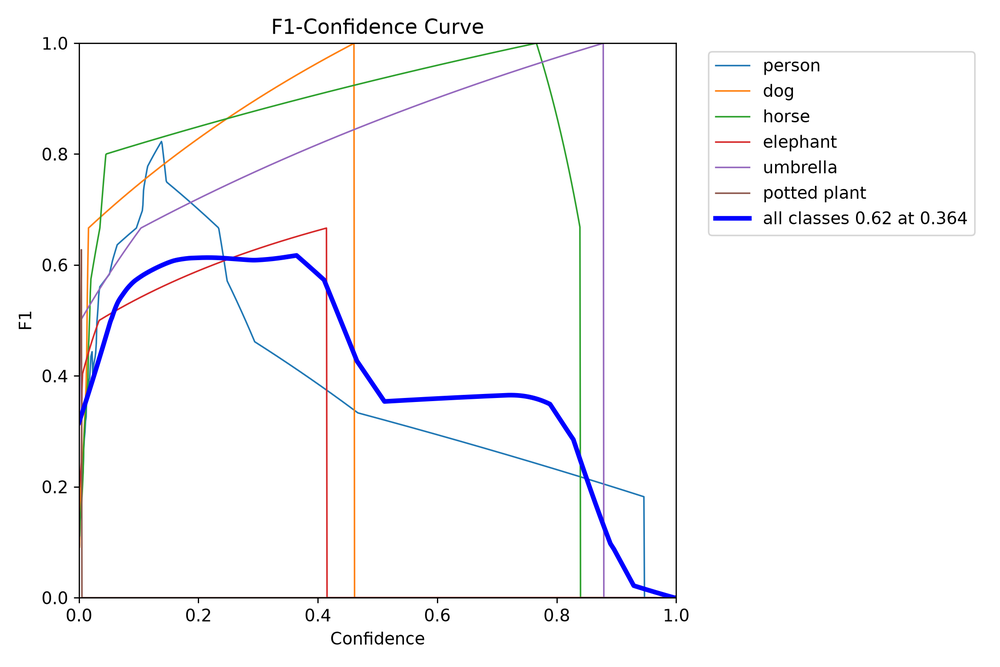
#> input picture runs/segment/train/BoxF1_curve.png, 1000 x 667 px, shrunk from 2250 x 1500 before the run; its folder holds only this picture in this run
$ python clahe_script.py
#> lines starting #> are read from the running program, lines starting #| are printed output that depends on the picture
import os
import shutil
import cv2
from pathlib import Path

def melhorar_imagem_subaquatica(img_path, output_path):
    """
    Aplica CLAHE no canal L (Luminância) do espaço de cores LAB
    com tratamento de erros de leitura e canais.
    """
    try:
        img = cv2.imread(str(img_path))

        # Verifica se a imagem foi lida corretamente e possui 3 canais (BGR)
        if img is None or img.ndim != 3 or img.shape[2] != 3:
            print(f"[AVISO] Imagem inválida ou sem 3 canais ignorada: {img_path.name}")
            return False

        # Converte para espaço LAB
        lab = cv2.cvtColor(img, cv2.COLOR_BGR2LAB)
        l, a, b = cv2.split(lab)

        # Aplica CLAHE no canal de Luminância
        clahe = cv2.createCLAHE(clipLimit=2.0, tileGridSize=(8, 8))
        cl = clahe.apply(l)

        # Recombina e retorna para BGR
        limg = cv2.merge((cl, a, b))
        enhanced = cv2.cvtColor(limg, cv2.COLOR_LAB2BGR)

        cv2.imwrite(str(output_path), enhanced)
        return True

    except Exception as e:
        print(f"[ERRO] Falha ao processar {img_path.name}: {e}")
        return False

def gerar_dataset_enhanced(origem_dir="./dataset_yolo_final", destino_dir="./dataset_yolo_enhanced"):
#> called with origem_dir = './dataset_yolo_final', destino_dir = './dataset_yolo_clahe'
    origem = Path(origem_dir)
    destino = Path(destino_dir)

    extensoes_validas = {".jpg", ".jpeg", ".png", ".bmp"}

    print(f"--- Iniciando processamento: {origem} -> {destino} ---")

    for split in ["train", "val"]:
        img_src = origem / "images" / split
        img_dst = destino / "images" / split
        label_src = origem / "labels" / split
        label_dst = destino / "labels" / split

        # Cria diretórios de destino
        img_dst.mkdir(parents=True, exist_ok=True)
        label_dst.mkdir(parents=True, exist_ok=True)

        # 1. Copiar arquivos de label (.txt) intactos para manter as anotações
        if label_src.exists():
            labels = list(label_src.glob("*.txt"))
            for lbl in labels:
                shutil.copy(lbl, label_dst / lbl.name)
            print(f"[{split.upper()}] Copiados {len(labels)} arquivos de label (.txt).")
        else:
            print(f"[{split.upper()}] AVISO: Pasta de labels não encontrada em {label_src}!")

        # 2. Processar imagens com CLAHE
        imagens = [f for f in img_src.glob("*.*") if f.suffix.lower() in extensoes_validas]
        print(f"[{split.upper()}] Processando {len(imagens)} imagens com CLAHE...")

        sucessos = 0
        for idx, img_file in enumerate(imagens, start=1):
            out_file = img_dst / img_file.name
            ok = melhorar_imagem_subaquatica(img_file, out_file)
#> in melhorar_imagem_subaquatica, img is the input picture: shape (667, 1000, 3); mean B, G, R 249.6, 248.2, 248.5
#> in melhorar_imagem_subaquatica, `lab = cv2.cvtColor(img, cv2.COLOR_BGR2LAB)`: lab: shape (667, 1000, 3); mean of channels 0, 1, 2 249.1, 128.6, 127.5
#> in melhorar_imagem_subaquatica, `l, a, b = cv2.split(lab)`:
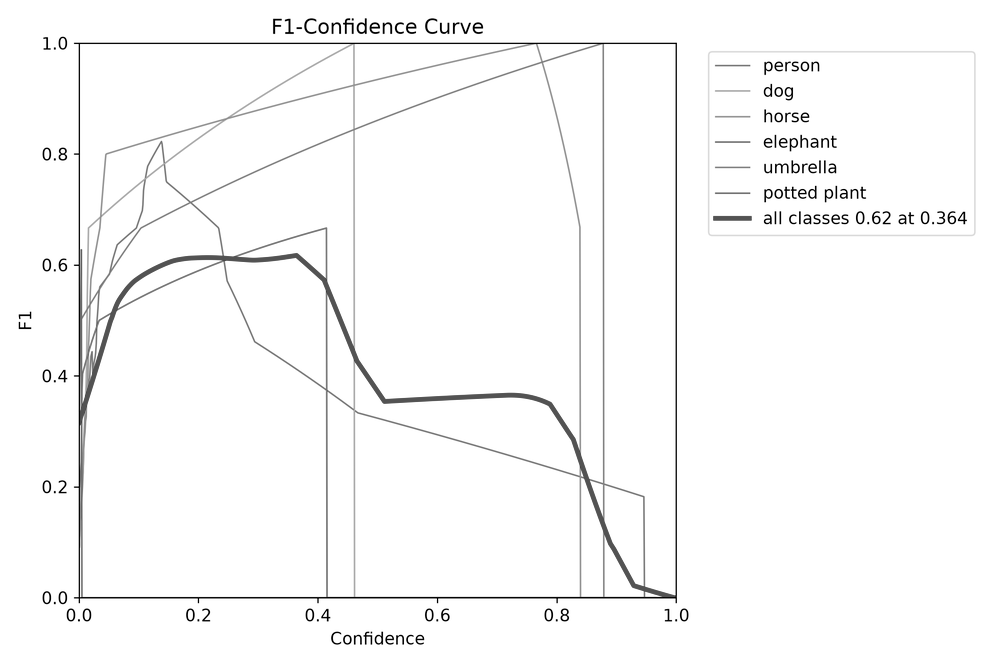
#> l: shape (667, 1000); min 0, max 255, mean 249.1
#> in melhorar_imagem_subaquatica, `l, a, b = cv2.split(lab)`:
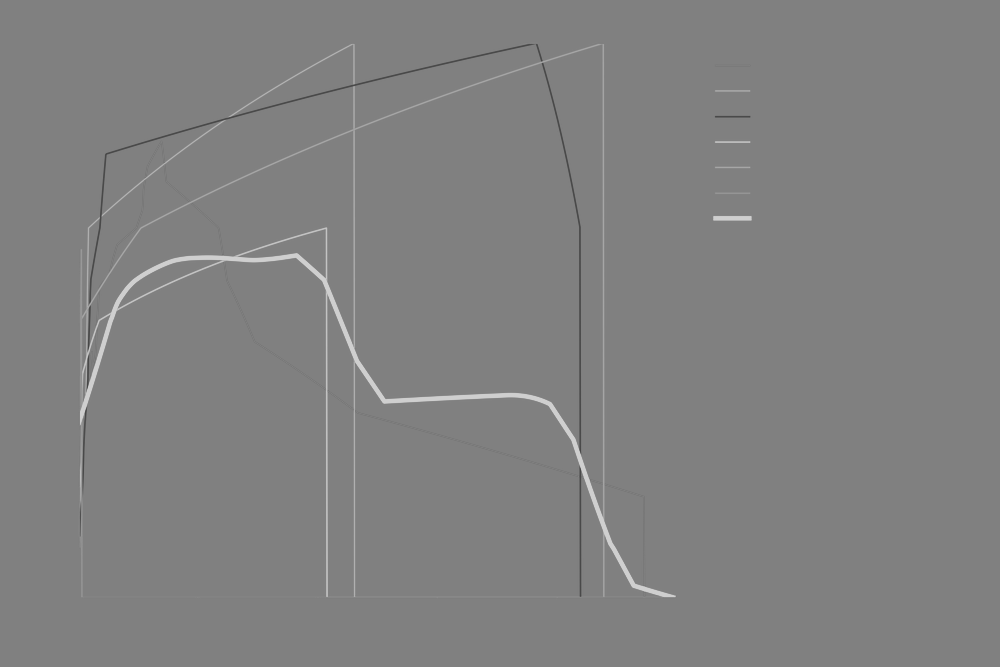
#> a: shape (667, 1000); min 68, max 207, mean 128.6
#> in melhorar_imagem_subaquatica, `l, a, b = cv2.split(lab)`:
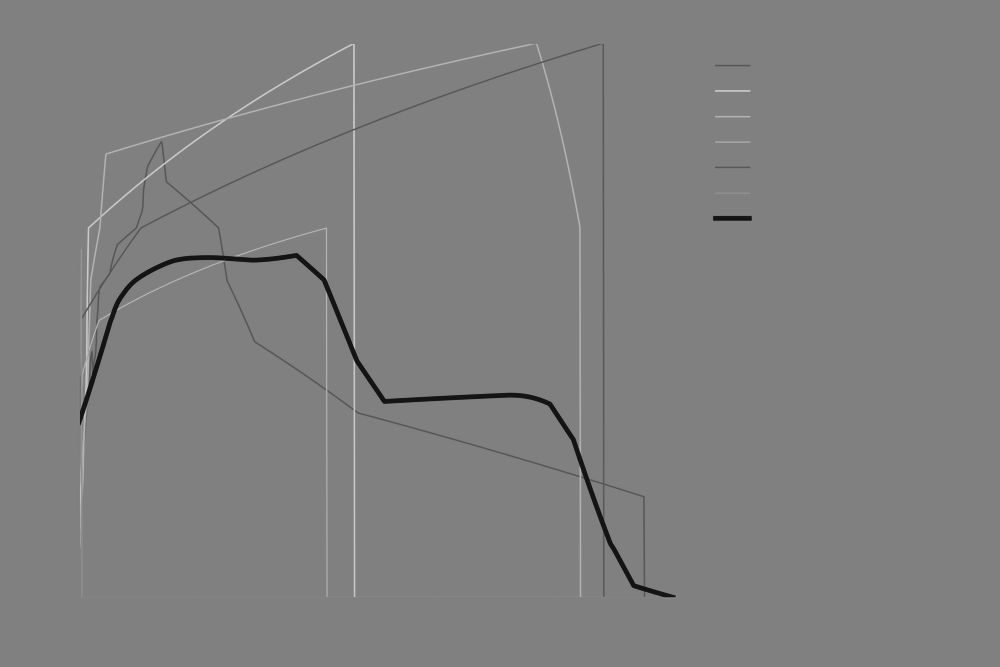
#> b: shape (667, 1000); min 20, max 202, mean 127.5
#> in melhorar_imagem_subaquatica, `limg = cv2.merge((cl, a, b))`: limg: shape (667, 1000, 3); mean of channels 0, 1, 2 248.8, 128.6, 127.5
            if ok:
                sucessos += 1

            # Log de progresso a cada 50 imagens
            if idx % 50 == 0 or idx == len(imagens):
                print(f"  -> Processado {idx}/{len(imagens)} imagens...")

        print(f"[{split.upper()}] Concluído: {sucessos}/{len(imagens)} imagens salvas com sucesso.\n")

    print("=== Dataset aprimorado pronto para uso! ===")
    print("Lembre-se de apontar o caminho 'path' no seu data.yaml para './dataset_yolo_clahe'")

if __name__ == "__main__":
    gerar_dataset_enhanced(
        origem_dir="./dataset_yolo_final",
        destino_dir="./dataset_yolo_clahe"
    )
